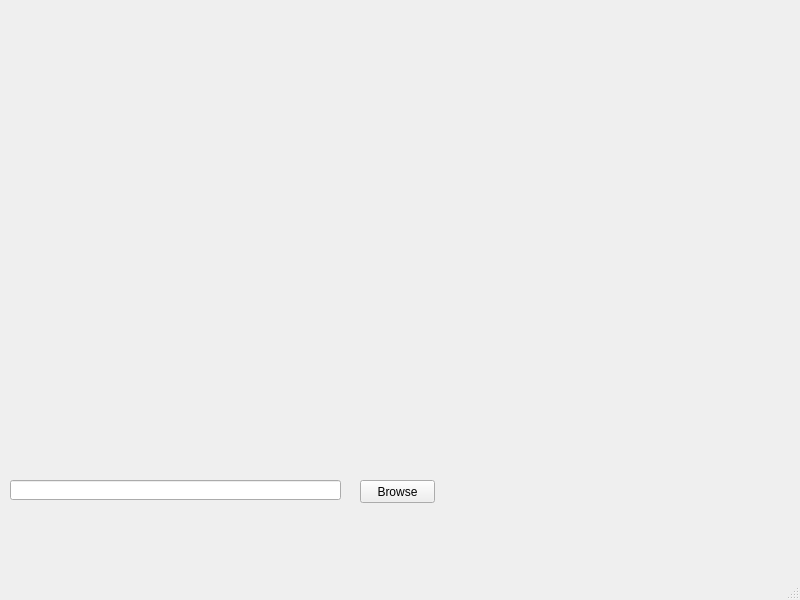
<?xml version="1.0" encoding="UTF-8"?>
<ui version="4.0">
 <class>MainWindow</class>
 <widget class="QMainWindow" name="MainWindow">
  <property name="geometry">
   <rect>
    <x>0</x>
    <y>0</y>
    <width>800</width>
    <height>600</height>
   </rect>
  </property>
  <property name="windowTitle">
   <string>MainWindow</string>
  </property>
  <widget class="QWidget" name="centralwidget">
   <widget class="QLineEdit" name="fileAddress">
    <property name="enabled">
     <bool>true</bool>
    </property>
    <property name="geometry">
     <rect>
      <x>10</x>
      <y>480</y>
      <width>331</width>
      <height>20</height>
     </rect>
    </property>
   </widget>
   <widget class="QPushButton" name="browseButton">
    <property name="geometry">
     <rect>
      <x>360</x>
      <y>480</y>
      <width>75</width>
      <height>23</height>
     </rect>
    </property>
    <property name="text">
     <string>Browse</string>
    </property>
   </widget>
  </widget>
  <widget class="QMenuBar" name="menubar">
   <property name="geometry">
    <rect>
     <x>0</x>
     <y>0</y>
     <width>800</width>
     <height>21</height>
    </rect>
   </property>
  </widget>
  <widget class="QStatusBar" name="statusbar"/>
 </widget>
 <resources/>
 <connections/>
</ui>
